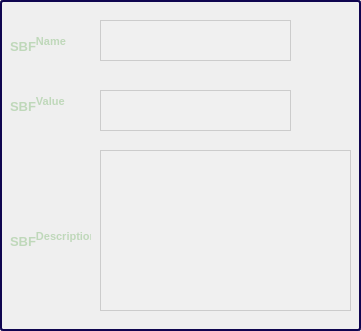
    <widget class="QGroupBox" name="groupBox_7">
     <property name="geometry">
      <rect>
       <x>510</x>
       <y>510</y>
       <width>361</width>
       <height>331</height>
      </rect>
     </property>
     <property name="styleSheet">
      <string notr="true">QGroupBox { 
     border: 2px solid #0f0550; 
     border-radius: 3px; 
 } </string>
     </property>
     <property name="title">
      <string/>
     </property>
     <widget class="QLabel" name="SBFNameResLabel">
      <property name="geometry">
       <rect>
        <x>10</x>
        <y>30</y>
        <width>71</width>
        <height>31</height>
       </rect>
      </property>
      <property name="styleSheet">
       <string notr="true">color:#bfd8ba</string>
      </property>
      <property name="text">
       <string>&lt;html&gt;&lt;head/&gt;&lt;body&gt;&lt;p&gt;&lt;span style=&quot; font-size:10pt; font-weight:700;&quot;&gt;SBF&lt;/span&gt;&lt;span style=&quot; font-size:12pt; font-weight:700; vertical-align:super;&quot;&gt;Name&lt;/span&gt;&lt;/p&gt;&lt;/body&gt;&lt;/html&gt;</string>
      </property>
     </widget>
     <widget class="QTextEdit" name="SBFNameResField">
      <property name="geometry">
       <rect>
        <x>100</x>
        <y>20</y>
        <width>191</width>
        <height>41</height>
       </rect>
      </property>
      <property name="styleSheet">
       <string notr="true">background-color: #f0f0f0;
border: 1px solid #ccc;
padding: 5px;
font-size: 13px;
font-weight:bold;
font-family: 'Times New Roman'; 
color: #333;</string>
      </property>
     </widget>
     <widget class="QLabel" name="SBFValueResLabel">
      <property name="geometry">
       <rect>
        <x>10</x>
        <y>90</y>
        <width>71</width>
        <height>31</height>
       </rect>
      </property>
      <property name="styleSheet">
       <string notr="true">color:#bfd8ba</string>
      </property>
      <property name="text">
       <string>&lt;html&gt;&lt;head/&gt;&lt;body&gt;&lt;p&gt;&lt;span style=&quot; font-size:10pt; font-weight:700;&quot;&gt;SBF&lt;/span&gt;&lt;span style=&quot; font-size:12pt; font-weight:700; vertical-align:super;&quot;&gt;Value&lt;/span&gt;&lt;/p&gt;&lt;/body&gt;&lt;/html&gt;</string>
      </property>
     </widget>
     <widget class="QTextEdit" name="SBFValueResField">
      <property name="geometry">
       <rect>
        <x>100</x>
        <y>90</y>
        <width>191</width>
        <height>41</height>
       </rect>
      </property>
      <property name="styleSheet">
       <string notr="true">background-color: #f0f0f0;
border: 1px solid #ccc;
padding: 5px;
font-size: 13px;
font-weight:bold;
font-family: 'Times New Roman'; 
color: #333;</string>
      </property>
     </widget>
     <widget class="QLabel" name="SBFDescriptionResLabel">
      <property name="geometry">
       <rect>
        <x>10</x>
        <y>220</y>
        <width>81</width>
        <height>41</height>
       </rect>
      </property>
      <property name="styleSheet">
       <string notr="true">color:#bfd8ba
</string>
      </property>
      <property name="text">
       <string>&lt;html&gt;&lt;head/&gt;&lt;body&gt;&lt;p&gt;&lt;span style=&quot; font-size:10pt; font-weight:700;&quot;&gt;SBF&lt;/span&gt;&lt;span style=&quot; font-size:12pt; font-weight:700; vertical-align:super;&quot;&gt;Description&lt;/span&gt;&lt;/p&gt;&lt;/body&gt;&lt;/html&gt;</string>
      </property>
     </widget>
     <widget class="QTextEdit" name="SBFDescriptionResField">
      <property name="geometry">
       <rect>
        <x>100</x>
        <y>150</y>
        <width>251</width>
        <height>161</height>
       </rect>
      </property>
      <property name="styleSheet">
       <string notr="true">background-color: #f0f0f0;
border: 1px solid #ccc;
padding: 5px;
font-size: 13px;
font-weight:bold;
font-family: 'Times New Roman'; 
color: #333;</string>
      </property>
     </widget>
    </widget>
